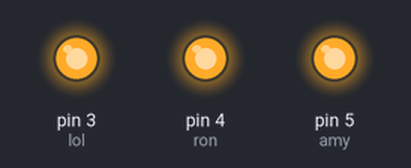
Bench run of a sketch on a simulated Arduino Uno, built with avr-gcc and run on an emulated ATmega328P. Shown: output pins drawn as LEDs (lit = HIGH).

Above: at 0.2 s.
At 1.2 s:
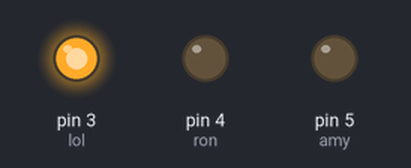
At 3.2 s:
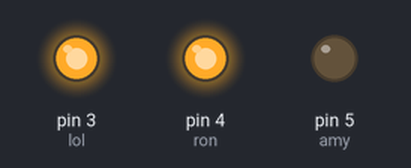
At 4.5 s:
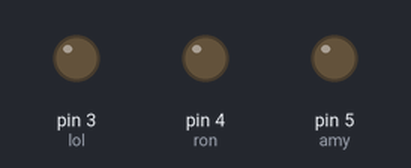
Timing chart, 0 to 5.8 s (numbered marks = the images above):
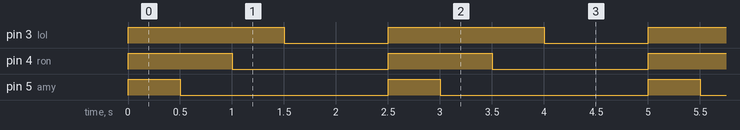

The sketch:

Ejercicio_curos_tres_LED_Variables.ino
```cpp
int amy = 5;
int ron = 4;
int lol = 3;

void setup() {
  // put your setup code here, to run once:
pinMode(amy, OUTPUT);
pinMode(ron, OUTPUT);
pinMode(lol, OUTPUT);
}

void loop() {
  // put your main code here, to run repeatedly:
digitalWrite(amy, HIGH);
digitalWrite(ron, HIGH);
digitalWrite(lol, HIGH);
delay(500);
digitalWrite(amy, LOW);
delay(500);
digitalWrite(ron, LOW);
delay(500);
digitalWrite(lol, LOW);
delay(1000);
}
```

Measured:
- by itself, pin 3 (lol): alternates HIGH for 1.5 s and LOW for 1.0 s
- by itself, pin 4 (ron): alternates HIGH for 1.0 s and LOW for 1.5 s
- by itself, pin 5 (amy): alternates HIGH for 0.50 s and LOW for 2.0 s
